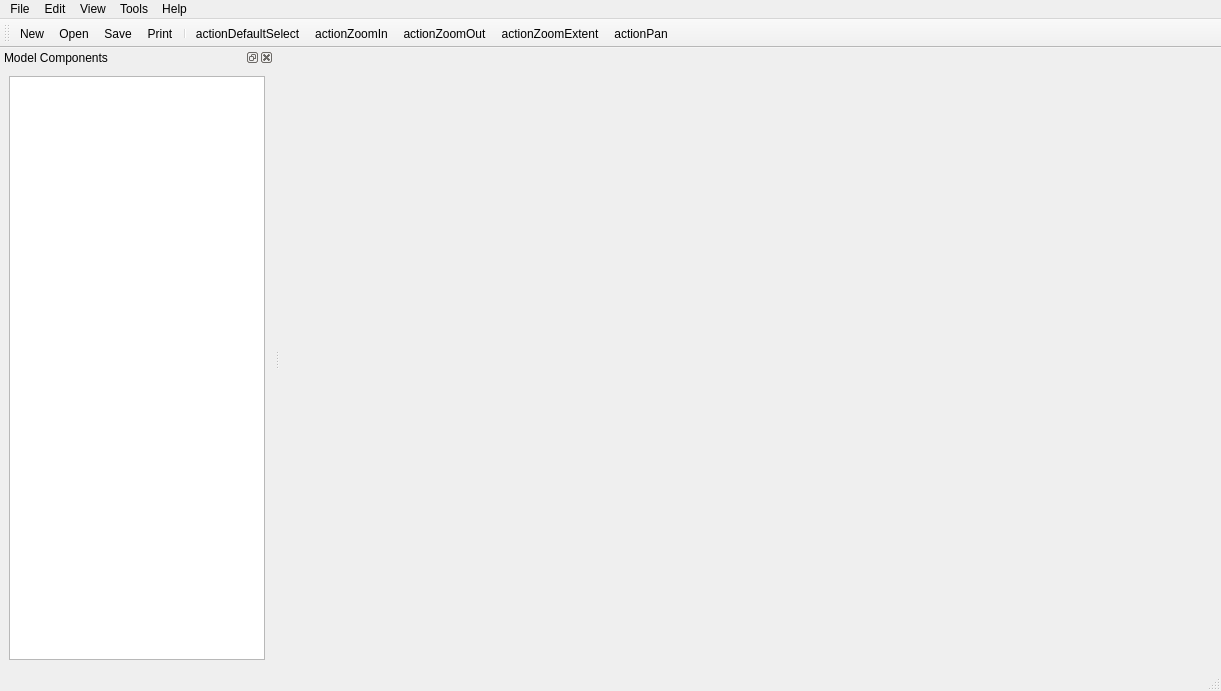
<?xml version="1.0" encoding="UTF-8"?>
<ui version="4.0">
 <class>HydroCoupleVisClass</class>
 <widget class="QMainWindow" name="HydroCoupleVisClass">
  <property name="geometry">
   <rect>
    <x>0</x>
    <y>0</y>
    <width>1221</width>
    <height>691</height>
   </rect>
  </property>
  <property name="windowTitle">
   <string>HydroCoupleVis</string>
  </property>
  <widget class="QWidget" name="centralwidget">
   <layout class="QHBoxLayout" name="horizontalLayout">
    <item>
     <widget class="GraphicsView" name="graphicsViewHydroCoupleVis" native="true">
      <property name="contextMenuPolicy">
       <enum>Qt::CustomContextMenu</enum>
      </property>
     </widget>
    </item>
   </layout>
  </widget>
  <widget class="QMenuBar" name="menuBarMain">
   <property name="geometry">
    <rect>
     <x>0</x>
     <y>0</y>
     <width>1486</width>
     <height>22</height>
    </rect>
   </property>
   <widget class="QMenu" name="menuFile">
    <property name="toolTip">
     <string>File</string>
    </property>
    <property name="statusTip">
     <string>File</string>
    </property>
    <property name="whatsThis">
     <string>File</string>
    </property>
    <property name="title">
     <string>File</string>
    </property>
    <addaction name="actionNew"/>
    <addaction name="actionOpen"/>
    <addaction name="separator"/>
    <addaction name="actionSave"/>
    <addaction name="actionSave_As"/>
    <addaction name="actionExport"/>
    <addaction name="separator"/>
    <addaction name="actionPrint"/>
    <addaction name="separator"/>
    <addaction name="actionClose"/>
   </widget>
   <widget class="QMenu" name="menuEdit">
    <property name="title">
     <string>Edit</string>
    </property>
   </widget>
   <widget class="QMenu" name="menuView">
    <property name="title">
     <string>View</string>
    </property>
   </widget>
   <widget class="QMenu" name="menuHelp">
    <property name="title">
     <string>Help</string>
    </property>
   </widget>
   <widget class="QMenu" name="menuTools">
    <property name="title">
     <string>Tools</string>
    </property>
   </widget>
   <addaction name="menuFile"/>
   <addaction name="menuEdit"/>
   <addaction name="menuView"/>
   <addaction name="menuTools"/>
   <addaction name="menuHelp"/>
  </widget>
    <widget class="QToolBar" name="toolBarMain">
   <property name="sizePolicy">
    <sizepolicy hsizetype="Preferred" vsizetype="Preferred">
     <horstretch>0</horstretch>
     <verstretch>0</verstretch>
    </sizepolicy>
   </property>
   <property name="windowTitle">
    <string>Main Toolbar</string>
   </property>
   <property name="toolTip">
    <string>Main Toolbar</string>
   </property>
   <property name="statusTip">
    <string>Main Toolbar</string>
   </property>
   <property name="whatsThis">
    <string>Main Toolbar</string>
   </property>
   <attribute name="toolBarArea">
    <enum>TopToolBarArea</enum>
   </attribute>
   <attribute name="toolBarBreak">
    <bool>false</bool>
   </attribute>
   <addaction name="actionNew"/>
   <addaction name="actionOpen"/>
   <addaction name="actionSave"/>
   <addaction name="actionPrint"/>
   <addaction name="separator"/>
   <addaction name="actionDefaultSelect"/>
   <addaction name="actionZoomIn"/>
   <addaction name="actionZoomOut"/>
   <addaction name="actionZoomExtent"/>
   <addaction name="actionPan"/>
  </widget>
  <widget class="QStatusBar" name="statusbarMain"/>
  <widget class="QDockWidget" name="dockWidget">
   <property name="windowTitle">
    <string>Model Components</string>
   </property>
   <attribute name="dockWidgetArea">
    <number>1</number>
   </attribute>
   <widget class="QWidget" name="dockWidgetContents">
    <layout class="QHBoxLayout" name="horizontalLayout_2">
     <item>
      <widget class="QTreeView" name="treeViewModelComponents"/>
     </item>
    </layout>
   </widget>
  </widget>
  <action name="actionNew">
   <property name="icon">
    <iconset resource="../resources/hydrocouplevis.qrc">
     <normaloff>:/HydroCoupleVis/new</normaloff>:/HydroCoupleVis/new</iconset>
   </property>
   <property name="text">
    <string>New</string>
   </property>
   <property name="statusTip">
    <string>New Project</string>
   </property>
   <property name="whatsThis">
    <string>Creates a new project.</string>
   </property>
   <property name="shortcut">
    <string>Ctrl+N</string>
   </property>
  </action>
  <action name="actionOpen">
   <property name="icon">
    <iconset resource="../resources/hydrocouplevis.qrc">
     <normaloff>:/HydroCoupleVis/open</normaloff>:/HydroCoupleVis/open</iconset>
   </property>
   <property name="text">
    <string>Open</string>
   </property>
   <property name="statusTip">
    <string>Open File</string>
   </property>
   <property name="whatsThis">
    <string>Opens a file</string>
   </property>
   <property name="shortcut">
    <string>Ctrl+O</string>
   </property>
  </action>
  <action name="actionSave">
   <property name="icon">
    <iconset resource="../resources/hydrocouplevis.qrc">
     <normaloff>:/HydroCoupleVis/save</normaloff>:/HydroCoupleVis/save</iconset>
   </property>
   <property name="text">
    <string>Save</string>
   </property>
   <property name="statusTip">
    <string>Save </string>
   </property>
   <property name="whatsThis">
    <string>Save</string>
   </property>
   <property name="shortcut">
    <string>Ctrl+S</string>
   </property>
  </action>
  <action name="actionSave_As">
   <property name="icon">
    <iconset resource="../resources/hydrocouplevis.qrc">
     <normaloff>:/HydroCoupleVis/saveas</normaloff>:/HydroCoupleVis/saveas</iconset>
   </property>
   <property name="text">
    <string>Save As</string>
   </property>
   <property name="statusTip">
    <string>Save As</string>
   </property>
   <property name="whatsThis">
    <string>Save as.</string>
   </property>
   <property name="shortcut">
    <string>Ctrl+Shift+S</string>
   </property>
  </action>
  <action name="actionPrint">
   <property name="icon">
    <iconset resource="../resources/hydrocouplevis.qrc">
     <normaloff>:/HydroCoupleVis/print</normaloff>:/HydroCoupleVis/print</iconset>
   </property>
   <property name="text">
    <string>Print</string>
   </property>
   <property name="statusTip">
    <string>Print</string>
   </property>
   <property name="whatsThis">
    <string>Print</string>
   </property>
   <property name="shortcut">
    <string>Ctrl+P</string>
   </property>
  </action>
  <action name="actionClose">
   <property name="icon">
    <iconset resource="../resources/hydrocouplevis.qrc">
     <normaloff>:/HydroCoupleVis/close</normaloff>:/HydroCoupleVis/close</iconset>
   </property>
   <property name="text">
    <string>Close</string>
   </property>
   <property name="statusTip">
    <string>Close</string>
   </property>
   <property name="whatsThis">
    <string>Close</string>
   </property>
   <property name="shortcut">
    <string>Alt+F4</string>
   </property>
  </action>
  <action name="actionDefaultSelect">
   <property name="checkable">
    <bool>true</bool>
   </property>
   <property name="icon">
    <iconset resource="../resources/hydrocouplevis.qrc">
     <normaloff>:/HydroCoupleVis/default</normaloff>:/HydroCoupleVis/default</iconset>
   </property>
   <property name="text">
    <string>actionDefaultSelect</string>
   </property>
   <property name="toolTip">
    <string> Select</string>
   </property>
  </action>
  <action name="actionZoomIn">
   <property name="checkable">
    <bool>true</bool>
   </property>
   <property name="icon">
    <iconset resource="../resources/hydrocouplevis.qrc">
     <normaloff>:/HydroCoupleVis/zoomin</normaloff>:/HydroCoupleVis/zoomin</iconset>
   </property>
   <property name="text">
    <string>actionZoomIn</string>
   </property>
   <property name="toolTip">
    <string>Zoom In</string>
   </property>
  </action>
  <action name="actionZoomOut">
   <property name="checkable">
    <bool>true</bool>
   </property>
   <property name="icon">
    <iconset resource="../resources/hydrocouplevis.qrc">
     <normaloff>:/HydroCoupleVis/zoomout</normaloff>:/HydroCoupleVis/zoomout</iconset>
   </property>
   <property name="text">
    <string>actionZoomOut</string>
   </property>
   <property name="toolTip">
    <string>Zoom Out</string>
   </property>
  </action>
  <action name="actionZoomExtent">
   <property name="icon">
    <iconset resource="../resources/hydrocouplevis.qrc">
     <normaloff>:/HydroCoupleVis/zoomextent</normaloff>:/HydroCoupleVis/zoomextent</iconset>
   </property>
   <property name="text">
    <string>actionZoomExtent</string>
   </property>
   <property name="toolTip">
    <string>Zoom Extent</string>
   </property>
  </action>
  <action name="actionPan">
   <property name="checkable">
    <bool>true</bool>
   </property>
   <property name="icon">
    <iconset resource="../resources/hydrocouplevis.qrc">
     <normaloff>:/HydroCoupleVis/pan</normaloff>:/HydroCoupleVis/pan</iconset>
   </property>
   <property name="text">
    <string>actionPan</string>
   </property>
   <property name="toolTip">
    <string>Pan</string>
   </property>
  </action>
  <action name="actionPreferences">
   <property name="text">
    <string>Preferences</string>
   </property>
  </action>
  <action name="actionAbout">
   <property name="text">
    <string>About HydroCouple Composer</string>
   </property>
   <property name="toolTip">
    <string>About</string>
   </property>
  </action>
 </widget>
 <customwidgets>
  <customwidget>
   <class>GraphicsView</class>
   <extends>QWidget</extends>
   <header>graphicsview.h</header>
  </customwidget>
 </customwidgets>
 <resources/>
 <connections/>
</ui>
